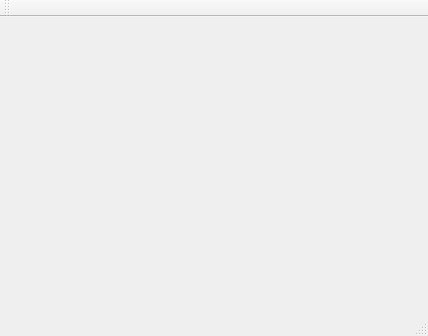
<?xml version="1.0" encoding="UTF-8"?>
<ui version="4.0">
 <class>Checkers</class>
 <widget class="QMainWindow" name="Checkers">
  <property name="geometry">
   <rect>
    <x>0</x>
    <y>0</y>
    <width>428</width>
    <height>336</height>
   </rect>
  </property>
  <property name="windowTitle">
   <string>Checkers</string>
  </property>
  <widget class="QWidget" name="centralWidget"/>
  <widget class="QMenuBar" name="menuBar">
   <property name="geometry">
    <rect>
     <x>0</x>
     <y>0</y>
     <width>428</width>
     <height>22</height>
    </rect>
   </property>
  </widget>
  <widget class="QToolBar" name="mainToolBar">
   <attribute name="toolBarArea">
    <enum>TopToolBarArea</enum>
   </attribute>
   <attribute name="toolBarBreak">
    <bool>false</bool>
   </attribute>
  </widget>
  <widget class="QStatusBar" name="statusBar"/>
 </widget>
 <layoutdefault spacing="6" margin="11"/>
 <resources/>
 <connections/>
</ui>
